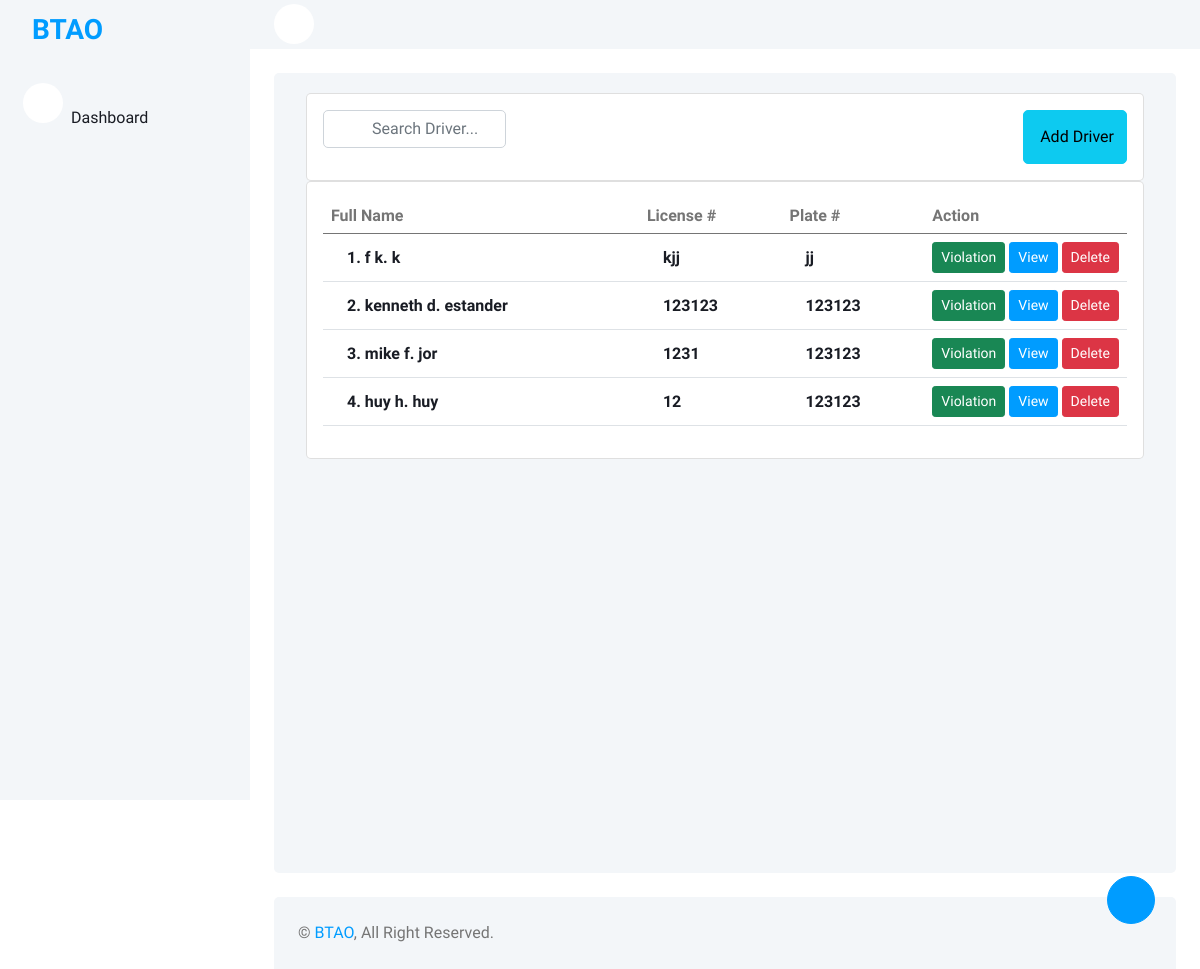
Screenshot of /pages/drivers.php with the database file from the repository.
### tables this page shows
CREATE TABLE `driver` (
  `Id` int(11) NOT NULL,
  `firstName` varchar(255) DEFAULT NULL,
  `lastName` varchar(255) DEFAULT NULL,
  `middleInitial` varchar(255) DEFAULT NULL,
  `address` text DEFAULT NULL,
  `birthday` varchar(255) DEFAULT NULL,
  `licenseNumber` varchar(255) DEFAULT NULL,
  `plateNumber` varchar(255) DEFAULT NULL,
  `color` varchar(255) DEFAULT NULL,
  `brand` varchar(255) DEFAULT NULL,
  `model` varchar(255) DEFAULT NULL
);

### config/Models.php (called while the page is built, shortened)
<?php
include "CRUD.php";
function driver() {
	$crud = new CRUD;
	$crud->table = "driver";
	return $crud;
}
?>

### config/CRUD.php (called while the page is built)
<?php class CRUD{var $table;var $obj=array();function arrayToQuery($query){$query_array=array();foreach($query as $key=>$key_value){if($key_value=="NOW()"){$query_array[]="$key=$key_value";}else{$query_array[]="$key='".htmlspecialchars($key_value,ENT_QUOTES)."'";}}return implode(', ',$query_array);}function list($query=""){$query=$query?"where ".$query:"";$db=Database::connect();$pdo=$db->prepare("select * from $this->table $query");$pdo->execute();$result=$pdo->fetchAll(PDO::FETCH_OBJ);Database::disconnect();return $result;}function count($query=""){$query=$query?"where ".$query:"";$db=Database::connect();$pdo=$db->prepare("select * from $this->table $query");$pdo->execute();Database::disconnect();return $pdo->rowCount();}function get($args){$db=Database::connect();$pdo=$db->prepare("select * from $this->table where $args");$pdo->execute();$result=$pdo->fetch(PDO::FETCH_OBJ);Database::disconnect();return $result;}function create(){$object=$this->arrayToQuery($this->obj);$db=Database::connect();$pdo=$db->prepare("insert into $this->table set $object");$pdo->execute();Database::disconnect();}function update($args){$object=$this->arrayToQuery($this->obj);$db=Database::connect();$pdo=$db->prepare("update $this->table set $object where $args");$pdo->execute();Database::disconnect();}function delete($args){$db=Database::connect();$pdo=$db->prepare("delete from $this->table where $args");$pdo->execute();Database::disconnect();}} ?>

### pages/drivers.php (the view, shortened to what this page needs)
<?php
  $ROOT_DIR="../";
  include $ROOT_DIR . "templates/header.php";
  $driver_list = driver()->list();
?>
      <div class="widget-content searchable-container list">
        <div class="card card-body">
          <div class="row">
            <div class="col-md-4 col-xl-3">
              <form class="position-relative">
                <input type="text" class="form-control product-search ps-5" id="input-search" placeholder="Search Driver..." />
              </form>
            </div>
            <div class="col-md-8 col-xl-9 text-end d-flex justify-content-md-end justify-content-center mt-3 mt-md-0">
              <a href="javascript:void(0)" id="btn-add-contact" class="btn btn-info d-flex align-items-center">
                <i class="ti ti-users text-white me-1 fs-5"></i> Add Driver
              </a>
            </div>
          </div>
        </div>
        <div class="card card-body">
          <div class="table-responsive">
            <table class="table search-table align-middle text-nowrap">
              <thead class="header-item">
                <th>Full Name</th>
                <th>License #</th>
                <th>Plate #</th>
                <th width="10%">Action</th>
              </thead>
              <tbody>
                <?php
                $count = 0;
                foreach ($driver_list as $row):
                  $count += 1;
                   ?>
                <tr class="search-items">
                  <td>
                    <div class="d-flex align-items-center">
                      <div class="ms-3">
                        <div class="user-meta-info">
                          <h6 class="user-name mb-0"
                           data-id="<?=$row->Id;?>"
                           data-firstName="<?=$row->firstName;?>"
                           data-lastName="<?=$row->lastName;?>"
                           data-middleInitial="<?=$row->middleInitial;?>"
                           data-address="<?=$row->address;?>"
                           data-birthday="<?=$row->birthday;?>"
                           data-licenseNumber="<?=$row->licenseNumber;?>"
                           data-plateNumber="<?=$row->plateNumber;?>"
                           data-color="<?=$row->color;?>"
                           data-brand="<?=$row->brand;?>"
                           data-carModel="<?=$row->model;?>"
                          ><?=$count;?>. <?=$row->firstName;?> <?=$row->middleInitial;?>. <?=$row->lastName;?></h6>
                        </div>
                      </div>
                    </div>
                  </td>
                    <td>
                      <div class="d-flex align-items-center">
                        <div class="ms-3">
                          <div class="user-meta-info">
                            <h6 class="mb-0"><?=$row->licenseNumber;?></h6>
                          </div>
                        </div>
                      </div>
                    </td>
                      <td>
                        <div class="d-flex align-items-center">
                          <div class="ms-3">
                            <div class="user-meta-info">
                              <h6 class="mb-0"><?=$row->plateNumber;?></h6>
                            </div>
                          </div>
                        </div>
                      </td>
                  <td>
                    <div class="action-btn">
                      <a href="driver-violation.php?driverId=<?=$row->Id;?>" class="edit btn btn-sm btn-success">
                        Violation
                      </a>
                      <a href="javascript:void(0)" class="edit btn btn-sm btn-primary">
                        View
                      </a>
                      <a href="process.php?action=driver-delete&Id=<?=$row->Id?>" class="btn btn-danger btn-sm">
                        Delete
                      </a>
                    </div>
                  </td>
                </tr>
              <?php endforeach; ?>
              </tbody>
            </table>
          </div>
        </div>
      </div>
      <?php include $ROOT_DIR . "templates/footer.php"; ?>

### templates/css/style.css (style rules this page uses)
:root { --primary: #009CFF; --light: #F3F6F9; --dark: #191C24; }
.btn { transition: .5s; }
.btn.btn-primary { color: #FFFFFF; }

### rows the page displays
driver: firstName "f", middleInitial "k", lastName "k", licenseNumber "kjj", plateNumber "jj"
driver: firstName "kenneth", middleInitial "d", lastName "estander", licenseNumber "123123", plateNumber "123123"
driver: firstName "mike", middleInitial "f", lastName "jor", licenseNumber "1231", plateNumber "123123"
driver: firstName "huy", middleInitial "h", lastName "huy", licenseNumber "12", plateNumber "123123"
